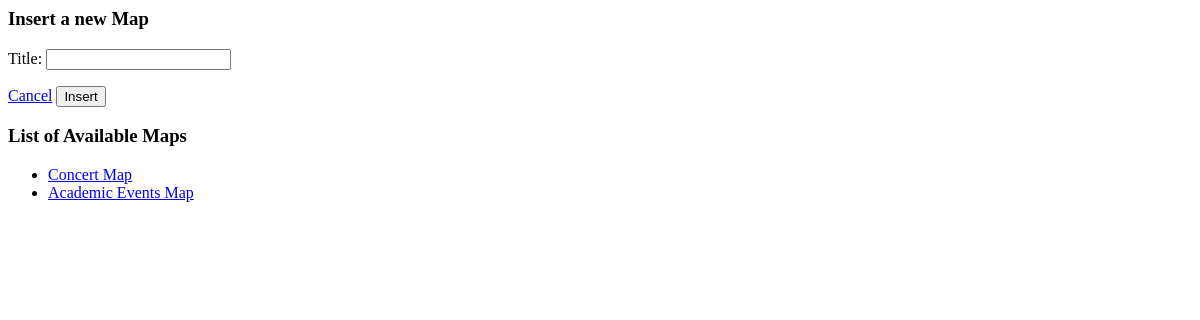
Page /eventmap/ on the earlier database version.
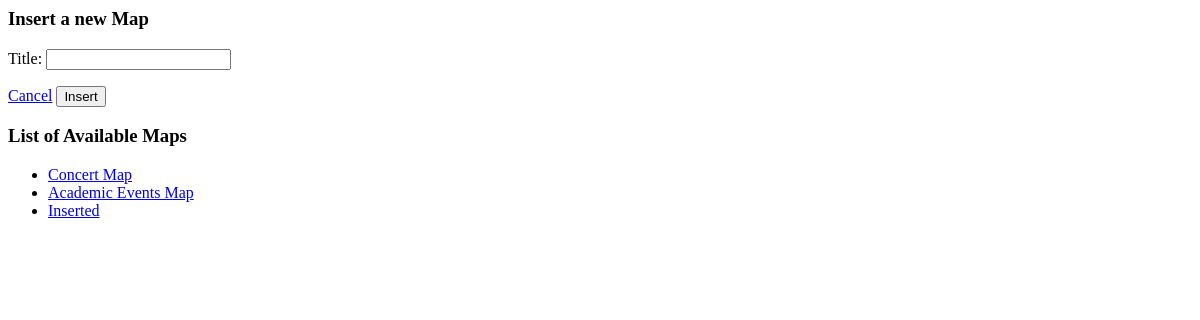
Same page on the later database version.
### eventmap/models.py (models this page shows, shortened)
class Map(models.Model):
    map_name = models.CharField(max_length=100)

### eventmap/views.py (the view)
# urls.py: path('', views.listMaps, name='listMaps'),
def listMaps(request):
    if request.method == "GET":
        map_list = Map.objects.all()
        context = {'map_list': map_list}
        return render(request, 'eventmap/maplist.html', context)
    elif request.method == 'POST':
        map_name = request.POST.get('map_name',None)
        newMap = Map(map_name = map_name)
        newMap.save()
        return HttpResponseRedirect('/eventmap/')

### eventmap/templates/eventmap/maplist.html (shortened to what this page needs)
<html>
<body>
<form method="POST">
<h3> Insert a new  Map </h3>
<p>Title: <input type="text" name="map_name"></p>
<a href="/eventmap/" class="button">Cancel</a>
<button type="submit" class="button">Insert</button>
</form>
{% if map_list %}
    <h3> List of Available Maps </h3>
    <ul>
    {% for map in map_list %}
    <li><a href="{% url 'listEvents' map.id %}">{{ map.map_name }}</a></li>
    {% endfor %}
    </ul>
{% else %}
    <p>No maps are available. You can create a new one.</p>
{% endif %}
</body>
</html>

Differences in the rows shown:
added Map: map_name "Inserted"
